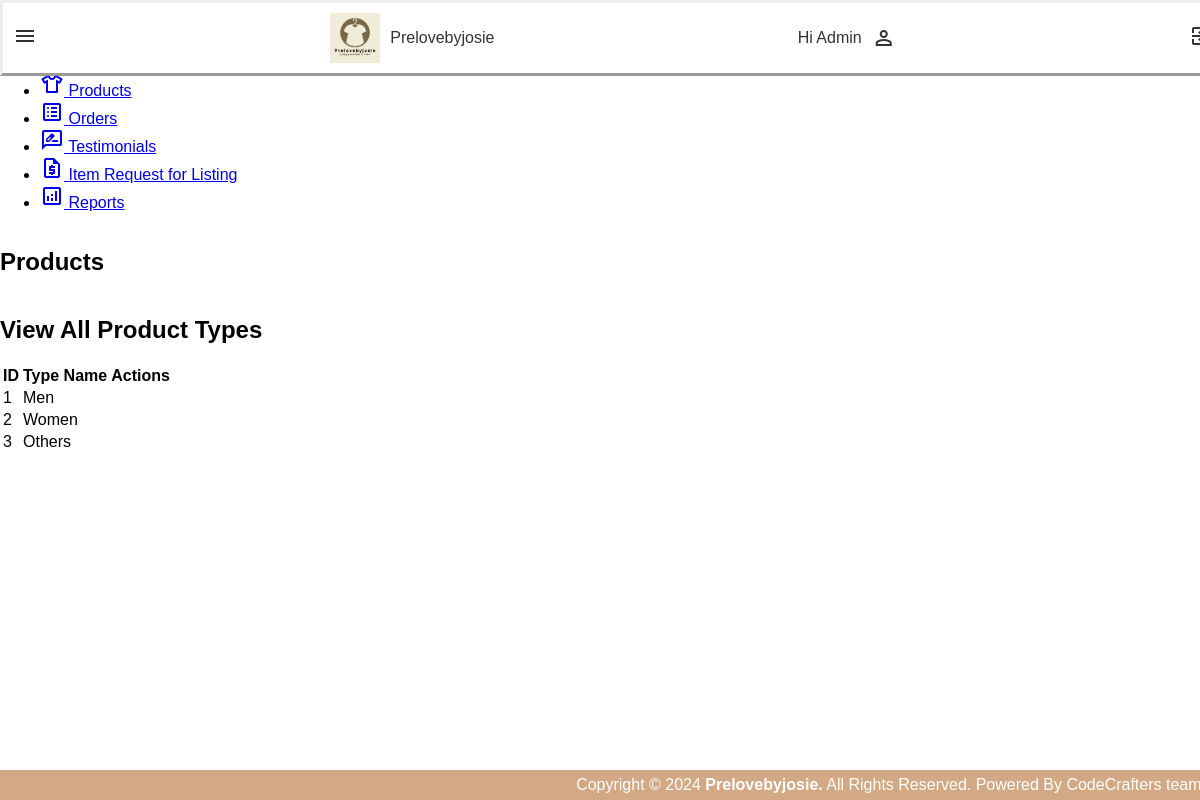
The page /admin/viewProductsType.php on the database its author committed.
### tables this page shows
CREATE TABLE `type` (
  `type_id` int(11) NOT NULL,
  `type_name` varchar(255) NOT NULL
);

### admin/viewProductsType.php (the view, shortened to what this page needs)
<?php
require('config.php');
require('header.php');
require('sidebar.php');
?>
<!DOCTYPE html>
<html lang="en">
<head>
    <link rel="stylesheet" href="#.css">
</head>
<body>
    <div class="title">
        <h2>Products</h2>
    </div>
    <div class="table title">
        <h2>View All Product Types</h2>
    </div>
    <div class="type-table">
        <table>
            <thead>
                <tr>
                    <th>ID</th>
                    <th>Type Name</th>
                    <th>Actions</th>
                </tr>
            </thead>
            <tbody>
            <?php
            $sql = "SELECT * FROM type";
            $result = $conn->query($sql);
            if ($result->num_rows > 0)
            {
                while ($row = $result->fetch_assoc())
                {
                    echo "<tr>";
                    echo "<td>" . $row['type_id'] . "</td>";
                    echo "<td>" . $row['type_name'] . "</td>";
                    echo "</tr>";
                }
            }else
            {
                echo "No types found.";
            }
            ?>
            </tbody>
        </table>
    </div>
</body>
</html>
<?php
require('footer.php');
?>

### admin/header.css (style rules this page uses)
body { margin: 0; padding: 0; font-family: 'Inter', sans-serif; }

### admin/footer.css (style rules this page uses)
body { margin: 0; padding: 0; font-family: Arial, sans-serif; min-height: 100vh; display: flex; flex-direction: column; }

### rows shown on the page
type: type_id "1", type_name "Men"
type: type_id "2", type_name "Women"
type: type_id "3", type_name "Others"
